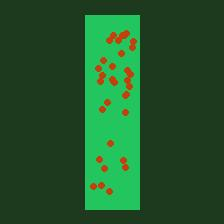
#> input picture test_rust_canvas.jpg, 224 x 224 px
$ python -i cv_service.py   (imports and definitions only)
#> lines starting #> are read from the running program, lines starting #| are printed output that depends on the picture; after the words box and inside, x2 and y2 are one past the last pixel; in counts of white or black regions, pixels touching at a corner belong together
import logging
import random
from typing import Tuple, Optional, Union

try:
    import cv2
    import numpy as np
    OPENCV_AVAILABLE = True
except ImportError:
    OPENCV_AVAILABLE = False

from .multimodal_health_engine import BASE_GROWTH_BENCHMARKS

logger = logging.getLogger("agroguard.cv_service")

class CVService:
    """
    Computer Vision Stalk Height Measurement & Estimation Service.
    Supports:
    1. ArUco & Physical reference marker detection (OpenCV calibration)
    2. Simulated / Calibrated height measurement for testing and verification
    """

    # [92 lines left out: functions simulate_height_cm, detect_height_marker_cm, not called in this run]

    @staticmethod
    def extract_foliar_visual_evidence(image_path: str) -> dict:
        """
        Visual Foliar Scouting Analyzer (Fallback):
        Extracts quantitative chromatic and morphological lesion evidence from foliar tissue.
        Uses Agronomic Excess Green Index (ExG = 2G - R - B) and Plant Canopy ROI constraint
        to ensure background soil, mulch, and gravel are NOT misclassified as foliar lesions.
        """
#> called with image_path = '../../test_rust_canvas.jpg'
        defaults = {
            "rust_evidence": 0.0,
            "necrotic_area_ratio": 0.0,
            "chlorosis_ratio": 0.0,
            "green_foliage_ratio": 0.0,
            "total_affected_ratio": 0.0,
            "lesion_count": 0,
            "dominant_lesion_aspect_ratio": 1.0,
            "foliar_pixel_coverage": 0.0
        }

        if not OPENCV_AVAILABLE or not image_path:
            return defaults

        try:
            img = cv2.imread(image_path)
#> img is the input picture: shape (224, 224, 3); mean B, G, R 41.9, 84.8, 33.8
            if img is None:
                return defaults

            h, w, _ = img.shape
#> h = 224; w = 224
            total_img_pixels = float(h * w)
#> total_img_pixels = 50176
            if total_img_pixels <= 0:
                return defaults

            hsv = cv2.cvtColor(img, cv2.COLOR_BGR2HSV)
#> hsv: shape (224, 224, 3); mean H, S, V 61.7, 144.9, 86.4
            b, g, r = cv2.split(img.astype(np.float32))
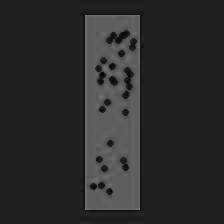
#> b: shape (224, 224) float32; min 0, max 120, mean 41.9
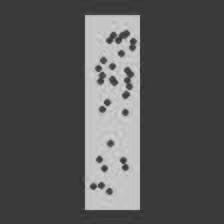
#> g: shape (224, 224) float32; min 38, max 216, mean 84.8
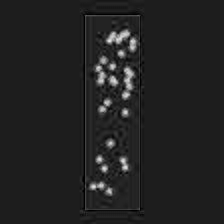
#> r: shape (224, 224) float32; min 0, max 229, mean 33.8

            # 1. Agronomic Excess Green Index (ExG = 2G - R - B)
            # Living maize foliage strongly reflects green over red/blue
            exg = 2.0 * g - r - b
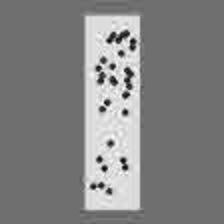
#> exg: shape (224, 224) float32; min -156, max 330, mean 93.7; drawn with min black and max white

            # Living photosynthetic foliage (includes young lime-green & dark green, Hue 22 to 88)
            is_green_leaf = (exg > 12.0) & (hsv[:, :, 0] >= 22) & (hsv[:, :, 0] <= 88) & (hsv[:, :, 1] >= 30)
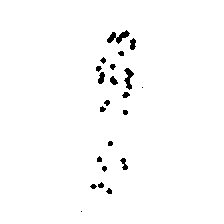
#> is_green_leaf: shape (224, 224) bool; 98.4% white; 22 black regions (2 under 20 px), largest, box (x1, y1, x2, y2) and area: (107, 30, 130, 44) 142, (124, 68, 134, 90) 112, (98, 72, 105, 84) 58
            green_mask = is_green_leaf.astype(np.uint8) * 255

            # Morphological opening to clean small non-plant speckles (e.g. reflections on mulch)
            kernel = cv2.getStructuringElement(cv2.MORPH_ELLIPSE, (5, 5))
            green_clean = cv2.morphologyEx(green_mask, cv2.MORPH_OPEN, kernel)
#> green_clean: shape (224, 224); 98.3% white; 19 black regions (2 under 20 px), largest, box (x1, y1, x2, y2) and area: (107, 30, 130, 44) 164, (124, 68, 134, 90) 117, (96, 65, 105, 84) 93

            green_pixels = float(cv2.countNonZero(green_clean))
#> green_pixels = 49307
            if green_pixels < (total_img_pixels * 0.02):
                # Extremely low foliar coverage in camera view
                return defaults

            # 2. Plant Canopy Region of Interest (ROI)
            # Dilate green foliage slightly (14px) to encompass lesion margins and leaf edges
            # Any rust or necrotic pixels OUTSIDE this canopy ROI are background soil/mulch and discarded
            canopy_roi = cv2.dilate(green_clean, cv2.getStructuringElement(cv2.MORPH_ELLIPSE, (14, 14)), iterations=1)
#> canopy_roi: shape (224, 224); every value is 255

            # 3. Rust pustules: Cinnamon/reddish-orange (Hue 5-20, Sat >= 90, Val >= 50) inside Canopy ROI
            is_rust = (hsv[:, :, 0] >= 5) & (hsv[:, :, 0] <= 20) & (hsv[:, :, 1] >= 90) & (hsv[:, :, 2] >= 50)
#> is_rust: shape (224, 224) bool; 1.6% white; 20 white regions, largest, box (x1, y1, x2, y2) and area: (107, 30, 130, 44) 138, (124, 68, 134, 90) 110, (98, 72, 105, 84) 55
            rust_mask = cv2.bitwise_and(is_rust.astype(np.uint8) * 255, canopy_roi)
            rust_pixels = float(cv2.countNonZero(rust_mask))
#> rust_pixels = 781

            # 4. Chlorosis: High brightness yellow midribs (Hue 22-33, Sat >= 90, Val >= 90, ExG < 12) inside Canopy ROI
            is_yellow = (hsv[:, :, 0] >= 22) & (hsv[:, :, 0] <= 33) & (hsv[:, :, 1] >= 90) & (hsv[:, :, 2] >= 90) & (exg < 12.0)
#> is_yellow: shape (224, 224) bool; every value is 0
            yellow_mask = cv2.bitwise_and(is_yellow.astype(np.uint8) * 255, canopy_roi)
            yellow_pixels = float(cv2.countNonZero(yellow_mask))
#> yellow_pixels = 0

            # 5. Necrotic desiccated tissue: low ExG (ExG <= 0), tan/gray (Sat >= 35, Val 40-185) inside Canopy ROI
            is_necrotic = (exg <= 0.0) & (hsv[:, :, 0] >= 10) & (hsv[:, :, 0] <= 28) & (hsv[:, :, 1] >= 35) & (hsv[:, :, 2] >= 40) & (hsv[:, :, 2] <= 185)
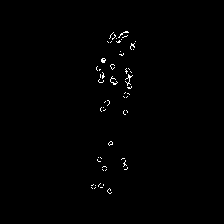
#> is_necrotic: shape (224, 224) bool; 0.63% white in thin lines or dots, all inside (x1, y1, x2, y2) = (91, 31, 136, 194)
            necrotic_mask = cv2.bitwise_and(is_necrotic.astype(np.uint8) * 255, canopy_roi)
            # Subtract overlap with green leaves
            necrotic_mask = cv2.bitwise_and(necrotic_mask, cv2.bitwise_not(green_clean))
            necrotic_pixels = float(cv2.countNonZero(necrotic_mask))
#> necrotic_pixels = 318

            # Total true foliar surface
            total_foliar = green_pixels + necrotic_pixels + rust_pixels
#> total_foliar = 50406
            if total_foliar <= 0:
                return defaults

            rust_evidence = min(rust_pixels / total_foliar, 1.0)
#> rust_evidence = 0.0155
            necrotic_ratio = min(necrotic_pixels / total_foliar, 1.0)
#> necrotic_ratio = 0.00631
            chlorosis_ratio = min(yellow_pixels / total_foliar, 1.0)
#> chlorosis_ratio = 0
            green_foliage_ratio = min(green_pixels / total_foliar, 1.0)
#> green_foliage_ratio = 0.978
            total_affected = min(rust_evidence + necrotic_ratio + chlorosis_ratio, 1.0)
#> total_affected = 0.0218

            # Morphology: analyze lesion shapes (cigar-shaped vs rectangular)
            lesion_combined = cv2.bitwise_or(necrotic_mask, rust_mask)
            contours, _ = cv2.findContours(lesion_combined, cv2.RETR_EXTERNAL, cv2.CHAIN_APPROX_SIMPLE)
#> contours = 20 contours, 13 with area under 20; largest, box (x1, y1, x2, y2) and area: (107, 30, 130, 44) 109, (124, 68, 134, 90) 86, (98, 72, 105, 84) 41, (130, 38, 136, 50) 40, (120, 158, 128, 170) 35, (110, 76, 118, 85) 35, (122, 92, 130, 98) 22

            lesion_count = 0
            aspect_ratios = []
            min_lesion_area = max(total_foliar * 0.001, 15.0)
#> min_lesion_area = 50.41

            for c in contours:
                area = cv2.contourArea(c)
                if area >= min_lesion_area:
                    lesion_count += 1
                    _, _, cw, ch = cv2.boundingRect(c)
                    ar = max(cw, ch) / (min(cw, ch) + 1e-5)
                    aspect_ratios.append(ar)
#> this loop made 20 passes
#> (area, lesion_count, cw, ch, ar) on passes 14, 20: (86, 1, 10, 22, 2.2), (109, 2, 23, 14, 1.64)
#> area on passes 5, 11, 12, 13, 19: 35, 22.5, 35, 41, 39.5
#> after the loop, aspect_ratios = [2.2, 1.64]; lesion_count = 2

            dominant_ar = float(np.median(aspect_ratios)) if aspect_ratios else 1.0
#> dominant_ar = 1.92

            return {
                "rust_evidence": round(rust_evidence, 4),
                "necrotic_area_ratio": round(necrotic_ratio, 4),
                "chlorosis_ratio": round(chlorosis_ratio, 4),
                "green_foliage_ratio": round(green_foliage_ratio, 4),
                "total_affected_ratio": round(total_affected, 4),
                "lesion_count": lesion_count,
                "dominant_lesion_aspect_ratio": round(dominant_ar, 2),
                "foliar_pixel_coverage": round(total_foliar / total_img_pixels, 4)
            }

        except Exception as e:
            logger.warning(f"Error during foliar visual evidence extraction: {str(e)}")
            return defaults

>>> result = CVService().extract_foliar_visual_evidence('../../test_rust_canvas.jpg')
#> result = {'rust_evidence': 0.0155, 'necrotic_area_ratio': 0.0063, 'chlorosis_ratio': 0, 'green_foliage_ratio': 0.978, 'total_affected_ratio': 0.0218, 'lesion_count': 2, 'dominant_lesion_aspect_ratio': 1.92, 'foliar_pixel_coverage': 1}
